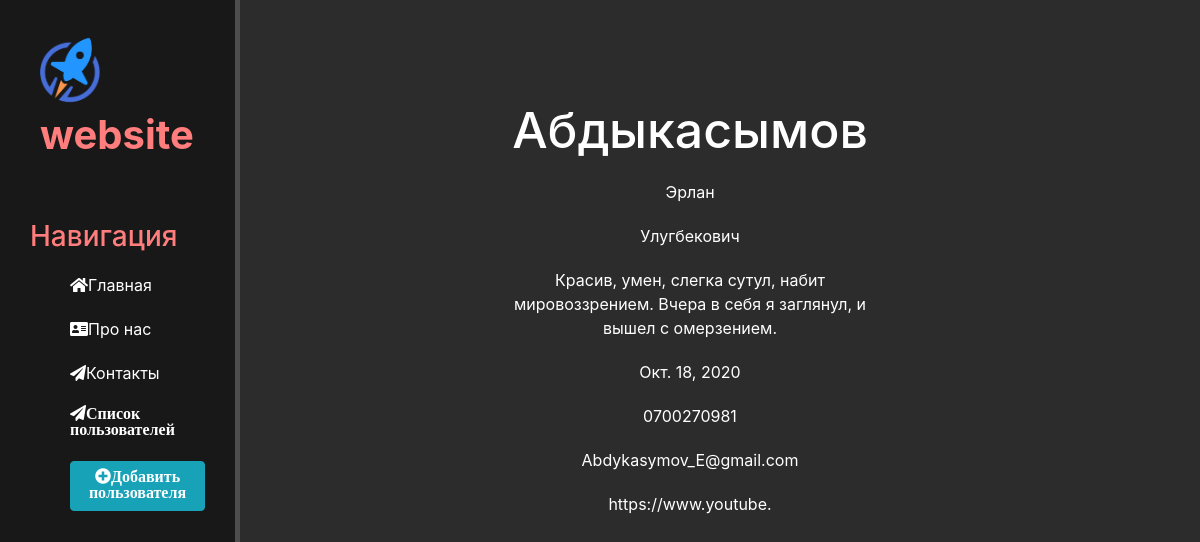
Screenshot of /contact/1 with the database file from the repository.
### contact/models.py (models this page shows, shortened)
class Contacs(models.Model):
    last_name = models.CharField('Фамилия', max_length=20)
    name = models.CharField('Имя', max_length=10)
    big_name = models.CharField('Отчество', max_length=20)
    text = models.TextField('Описание', max_length=100)
    birth_day = models.DateField('Дата рождение', default=datetime.today())
    num_ber = models.CharField('Номер', max_length=20)
    email = models.EmailField('Gmail', max_length=30)
    social = models.URLField('Соц сети', max_length=30)
    class Meta:
        verbose_name = 'Пользователь'
        verbose_name_plural = 'Люди'

### contact/views.py (the view)
# urls.py: path('<int:pk>', views.ContactDetailView.as_view(), name='news-detail'),
class ContactDetailView(DetailView):
    model = Contacs
    template_name = 'contact/details_view.html'
    context_object_name = 'article'

### contact/templates/contact/details_view.html (shortened to what this page needs)
{% extends 'main/layout.html' %}
{% block content %}
   <div class="features">
        <h1>{{ article.last_name }}</h1>
       <p>{{ article.name }}</p>
       <p>{{ article.big_name }}</p>
       <p>{{ article.text }}</p>
       <p>{{ article.birth_day }}</p>
       <p>{{ article.num_ber }}</p>
       <p>{{ article.email }}</p>
       <p>{{ article.social }}</p>
   </div>
{% endblock %}

### main/static/main/css/main.css (style rules this page uses)
body { background: #2c2c2c; }
main .features { float: left; color: white; margin-top: 100px; text-align: center; width: 75%; }
main .features h1 { font-size:50px; }
main .features p { max-width: 400px; margin: 20px auto; }

### rows the page displays
Contacs: last_name "Абдыкасымов", name "Эрлан", big_name "Улугбекович", text "Красив, умен, слегка сутул, набит мировоззрением. Вчера в себя я заглянул, и вышел с омерзением.", birth_day "Окт. 18, 2020", num_ber "0700270981", email "Abdykasymov_E@gmail.com", social "https://www.youtube."
